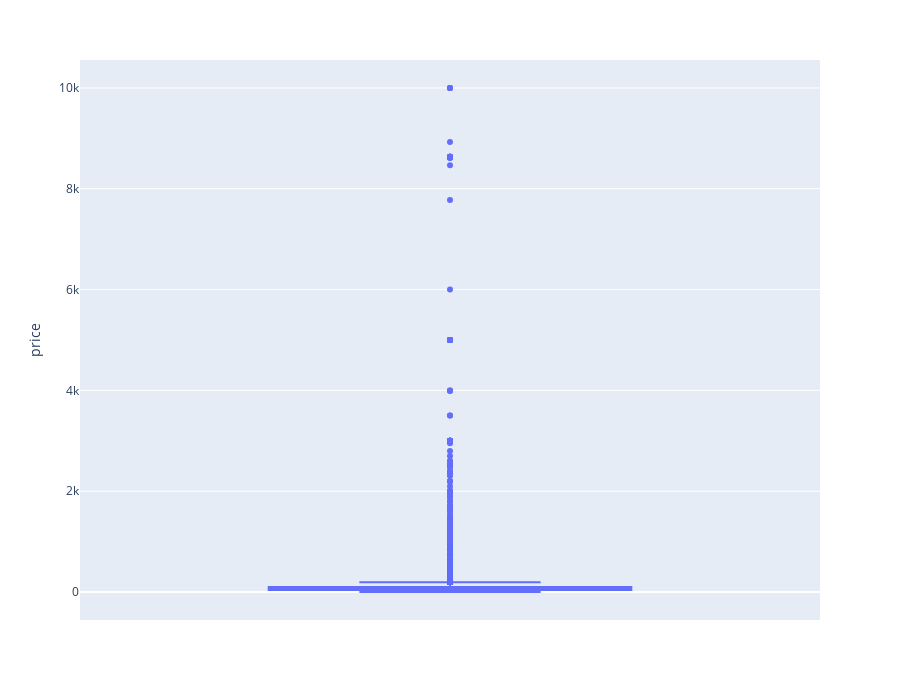

The notebook cell this image was saved under:
### Code cell
px.box(
    data_frame = airbnb_df,
    y = 'price',
    height = 700,
    
)

### Figure 1 — Plotly figure (JSON) as saved in the notebook; plotly's stock layout.template omitted (floating-point values rounded to 4 significant figures; data arrays with more than 128 entries replaced by an {"elided": "..."} marker saying what was removed)
{"data": [{"alignmentgroup": "True", "hovertemplate": "price=%{y}<extra></extra>", "legendgroup": "", "marker": {"color": "#636efa"}, "name": "", "notched": false, "offsetgroup": "", "orientation": "v", "showlegend": false, "type": "box", "x0": " ", "xaxis": "x", "y": {"elided": "21020 float values"}, "y0": " ", "yaxis": "y"}], "layout": {"boxmode": "group", "height": 700, "legend": {"tracegroupgap": 0}, "margin": {"t": 60}, "xaxis": {"anchor": "y", "domain": [0, 1]}, "yaxis": {"anchor": "x", "domain": [0, 1], "title": {"text": "price"}}}}
